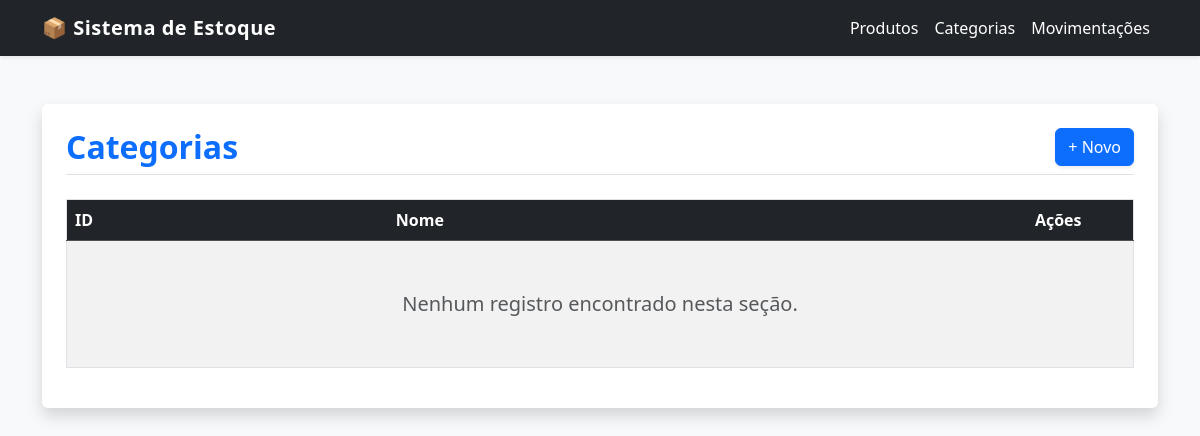
The page /categorias/listar/ on the database as committed earlier.
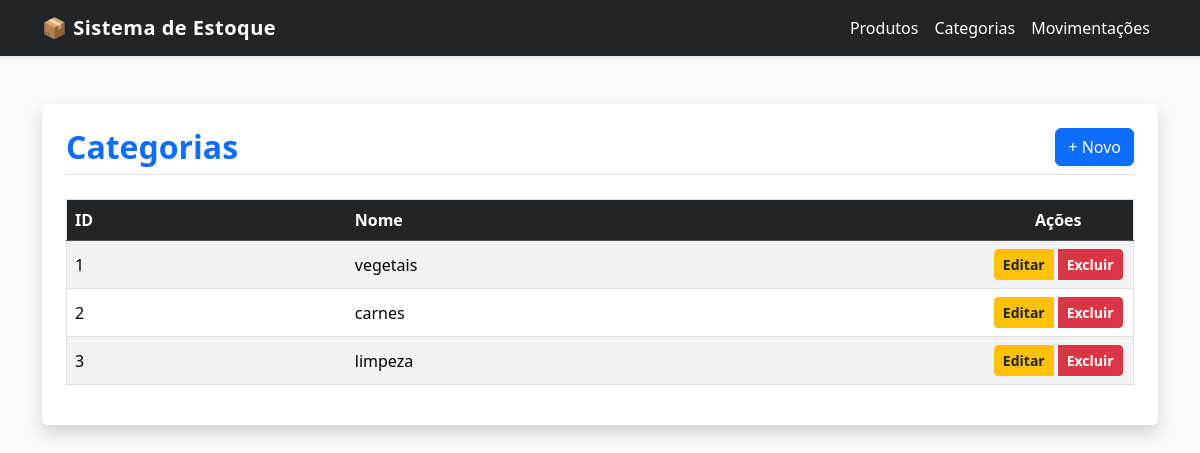
The same page on the database as committed later.
### app/models.py (models this page shows, shortened)
class Categoria(models.Model):
    nome = models.CharField(max_length=100)

### app/views.py (the view)
# urls.py: path('categorias/listar/', views.view_generica_listar, {
def view_generica_listar(request, modelo, titulo, campos, cabecalhos, url_novo=None, url_editar=None, url_excluir=None):
    registros = modelo.objects.all()
    linhas = []
    for obj in registros:
        valores_da_linha = [getattr(obj, nome_do_campo) for nome_do_campo in campos]
        linhas.append({'id': obj.id, 'valores': valores_da_linha})
    contexto = {
        'titulo': titulo,
        'cabecalhos': cabecalhos,
        'linhas': linhas,
        'url_novo': url_novo,
        'url_editar': url_editar,
        'url_excluir': url_excluir,
    }
    return render(request, 'comum/listar_generico.html', contexto)

### app/templates/comum/listar_generico.html (shortened to what this page needs)
{% extends 'comum/base.html' %}
{% block conteudo %}
    <div class="d-flex justify-content-between align-items-center mb-4 pb-2 border-bottom">
        <h2 class="text-primary fw-bold mb-0">{{ titulo }}</h2>
        <div>
            {% if url_novo %}
                <a href="{% url url_novo %}" class="btn btn-primary shadow-sm">+ Novo</a>
            {% endif %}
        </div>
    </div>
    <div class="table-responsive">
        <table class="table table-striped table-hover align-middle border">
            <thead class="table-dark">
                <tr>
                    {% for cabecalho in cabecalhos %}
                        <th>{{ cabecalho }}</th>
                    {% endfor %}
                    {% if url_editar or url_excluir %}
                        <th class="text-center" style="width: 150px;">Ações</th>
                    {% endif %}
                </tr>
            </thead>
            <tbody>
                {% for linha in linhas %}
                <tr>
                    {% for valor in linha.valores %}
                        <td>{{ valor }}</td>
                    {% endfor %}
                    {% if url_editar or url_excluir %}
                    <td class="text-center">
                        <div class="btn-group" role="group">
                            {% if url_editar %}
                                <a href="{% url url_editar linha.id %}" class="btn btn-sm btn-warning text-dark fw-semibold">Editar</a>
                            {% endif %}
                            {% if url_excluir %}
                                <a href="{% url url_excluir linha.id %}" class="btn btn-sm btn-danger fw-semibold ms-1">Excluir</a>
                            {% endif %}
                        </div>
                    </td>
                    {% endif %}
                </tr>
                {% empty %}
                <tr>
                    <td colspan="100%" class="text-center text-muted py-5">
                        <span class="fs-5">Nenhum registro encontrado nesta seção.</span>
                    </td>
                </tr>
                {% endfor %}
            </tbody>
        </table>
    </div>
{% endblock %}

### app/templates/comum/base.html (shortened to what this page needs)
<!DOCTYPE html>
<html lang="pt-br">
<head>
    <link href="https://cdn.jsdelivr.net/npm/bootstrap@5.3.2/dist/css/bootstrap.min.css" rel="stylesheet">
</head>
<body>
    <nav class="navbar navbar-expand-lg navbar-dark bg-dark shadow-sm">
        <div class="container">
            <a class="navbar-brand" href="{% url 'home' %}">📦 Sistema de Estoque</a>
            <div class="collapse navbar-collapse" id="navbarNav">
                <ul class="navbar-nav ms-auto">
                    <li class="nav-item">
                        <a class="nav-link text-white" href="{% url 'produto_listar' %}">Produtos</a>
                    </li>
                    <li class="nav-item">
                        <a class="nav-link text-white" href="{% url 'categoria_listar' %}">Categorias</a>
                    </li>
                    <li class="nav-item">
                        <a class="nav-link text-white" href="{% url 'movimentacao_listar' %}">Movimentações</a>
                    </li>
                </ul>
            </div>
        </div>
    </nav>
    <div class="container mt-5 mb-5">
        <div class="card shadow border-0">
            <div class="card-body p-4">
                {% block conteudo %}
                {% endblock %}
            </div>
        </div>
    </div>
</body>
</html>

### app/templates/comum/base.html (style rules this page uses)
body { background-color: #f8f9fa; }
.navbar-brand { font-weight: bold; letter-spacing: 0.5px; }

Rows that differ between the two databases and show on the page:
added Categoria: valores "vegetais"
added Categoria: valores "carnes"
added Categoria: valores "limpeza"
Other text that changed with them:
new list line: "1 Editar Excluir"
new list line: "2 Editar Excluir"
new list line: "3 Editar Excluir"
text no longer shown: "Nenhum registro encontrado nesta seção."
